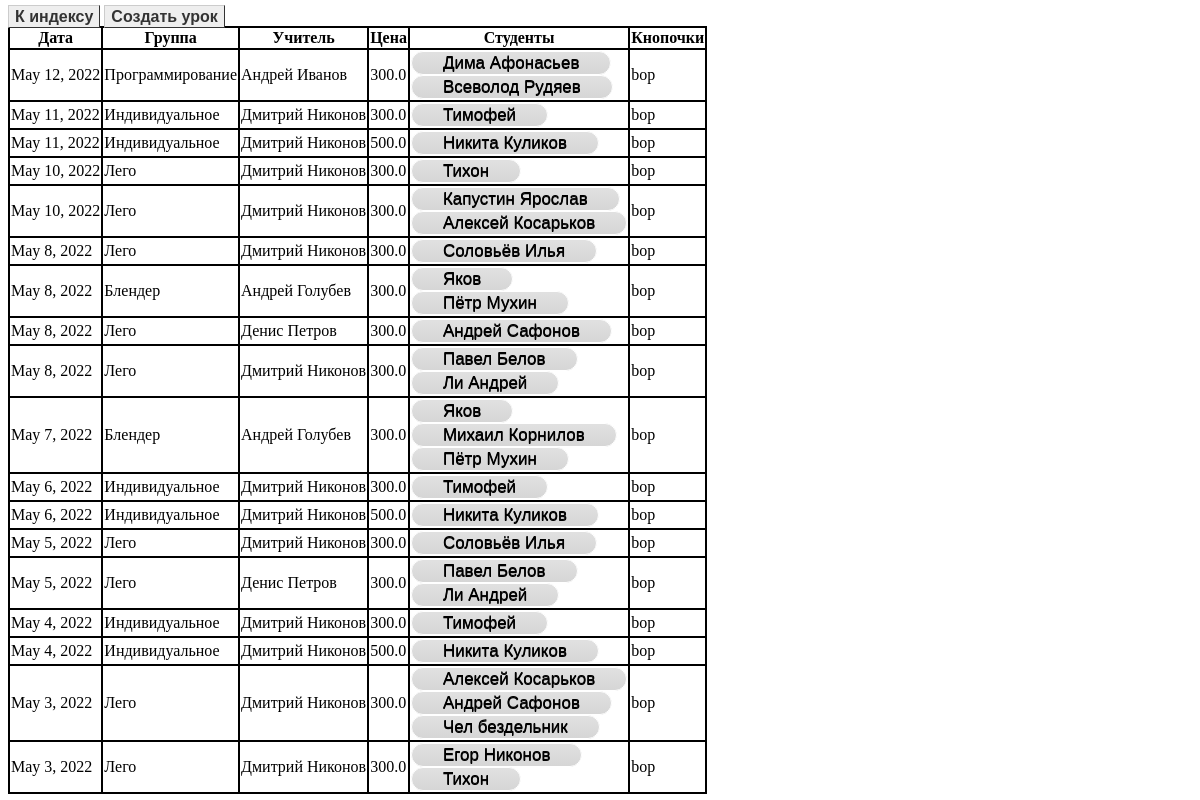
Page /CRM/lessonsTab (signed in) on the committed database.
### newCRM/CRM/models.py (models this page shows, shortened)
class Lesson(models.Model):
    teacher = models.ForeignKey(Teacher,on_delete=models.CASCADE)
    name = models.CharField(max_length=200,default = "")
    clients = models.ManyToManyField(Client)
    date = models.DateField()
    price = models.FloatField(default=0)

class Teacher(models.Model):
    name = models.CharField(max_length=200)
    dept = models.FloatField(default=0)

class Client(models.Model):
    name = models.CharField(max_length=200)
    money = models.FloatField(default=0)
    active = models.BooleanField(default=True)

### newCRM/CRM/views.py (the view)
# urls.py: path('CRM/lessonsTab',views.CRM_Lessons,name = 'CRM_Lessons'),
def CRM_Lessons(request):
    if request.user.is_authenticated:
        user = request.user.username
    else:
        return HttpResponseRedirect(reverse('forbiden', args=()))
    template = loader.get_template('crm/simpleLessons.html')
    data = Lesson.objects.order_by('-date')
    context = {
        'lessons' : data,
    }
    return HttpResponse(template.render(context, request))

### newCRM/CRM/templates/crm/simpleLessons.html (shortened to what this page needs)
<!DOCTYPE html>
<html>
    <head>
        {% load static %}
        <link rel="stylesheet" type="text/css" href="{% static 'crm/simpleStyle.css' %}">
    </head>
    <body>
        <a class = "button" href = {%url 'index'%}>К индексу</a>
        <a class = "button" href = {%url 'addLesson'%}>Создать урок</a>
            <table>
            <tr>
                <th>Дата</th>
                <th>Группа</th>
                <th>Учитель</th>
                <th>Цена</th>
                <th>Студенты</th>
                <th>Кнопочки</th>
            </tr>
            {%for lesson in lessons%}
                <tr>
                    <td>{{lesson.date}}</td>
                    <td>{{lesson.name}}</td>
                    <td>{{lesson.teacher.name}}</td>
                    <td>{{lesson.price}}</td>
                    <td>
                        {%for s in lesson.clients.all%}
                        <a class = "clientTag" href = {%url 'client_card' s.pk %}>{{s.name}}</a></br>
                        {%endfor%}
                    </td>
                    <td>bop</td>
                </tr>
            {%endfor%}
        </table>
    </body>
</html>

### newCRM/CRM/static/crm/simpleStyle.css (style rules this page uses)
table { border-collapse: collapse; }
table td { border: 2px solid black; }
table th { border: 2px solid black; }
.button { font: bold 16px Arial; text-decoration: none; background-color: #EEEEEE; color: #333333; padding: 2px 6px 2px 6px; border-top: 1px solid #CCCCCC; border-right: 1px solid #333333; border-bottom: 1px solid #333333; border-left: 1px solid #CCCCCC; max-height: 50px; }
.clientTag { background:linear-gradient(to bottom, #e0e0e0 5%, #d6d6d6 100%); background-color:#e0e0e0; border-radius:28px; border:1px solid #ffffff; display:inline-block; cursor:pointer; color:#000000; font-family:Arial; font-size:17px; padding:1px 31px; text-decoration:none; text-shadow:0px 1px 0px #000000; }

### rows in the picture
Lesson: date "May 12, 2022", name "Программирование", teacher.name "Андрей Иванов", price "300.0"
Client: name "Дима Афонасьев"
Client: name "Всеволод Рудяев"
Lesson: date "May 11, 2022", name "Индивидуальное", teacher.name "Дмитрий Никонов", price "300.0"
Client: name "Тимофей"
Lesson: date "May 11, 2022", name "Индивидуальное", teacher.name "Дмитрий Никонов", price "500.0"
Client: name "Никита Куликов"
Lesson: date "May 10, 2022", name "Лего", teacher.name "Дмитрий Никонов", price "300.0"
Client: name "Тихон"
Lesson: date "May 10, 2022", name "Лего", teacher.name "Дмитрий Никонов", price "300.0"
Client: name "Капустин Ярослав"
Client: name "Алексей Косарьков"
Lesson: date "May 8, 2022", name "Лего", teacher.name "Дмитрий Никонов", price "300.0"
Client: name "Соловьёв Илья"
Lesson: date "May 8, 2022", name "Блендер", teacher.name "Андрей Голубев", price "300.0"
Client: name "Яков"
Client: name "Пётр Мухин"
Lesson: date "May 8, 2022", name "Лего", teacher.name "Денис Петров", price "300.0"
Client: name "Андрей Сафонов"
Lesson: date "May 8, 2022", name "Лего", teacher.name "Дмитрий Никонов", price "300.0"
Client: name "Павел Белов"
Client: name "Ли Андрей"
Lesson: date "May 7, 2022", name "Блендер", teacher.name "Андрей Голубев", price "300.0"
Client: name "Михаил Корнилов"
Lesson: date "May 6, 2022", name "Индивидуальное", teacher.name "Дмитрий Никонов", price "300.0"
Lesson: date "May 6, 2022", name "Индивидуальное", teacher.name "Дмитрий Никонов", price "500.0"
Lesson: date "May 5, 2022", name "Лего", teacher.name "Дмитрий Никонов", price "300.0"
Lesson: date "May 5, 2022", name "Лего", teacher.name "Денис Петров", price "300.0"
Lesson: date "May 4, 2022", name "Индивидуальное", teacher.name "Дмитрий Никонов", price "300.0"
Lesson: date "May 4, 2022", name "Индивидуальное", teacher.name "Дмитрий Никонов", price "500.0"
Lesson: date "May 3, 2022", name "Лего", teacher.name "Дмитрий Никонов", price "300.0"
Client: name "Чел бездельник"
Lesson: date "May 3, 2022", name "Лего", teacher.name "Дмитрий Никонов", price "300.0"
Client: name "Егор Никонов"
